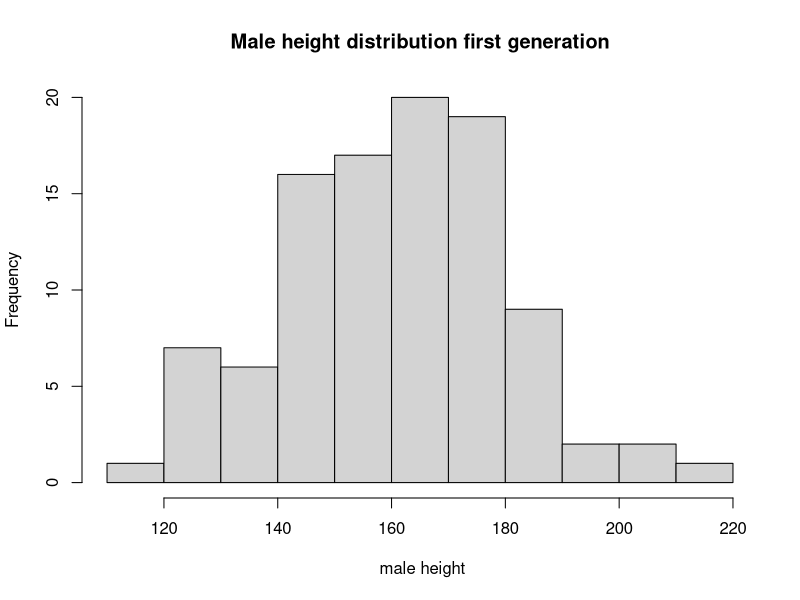
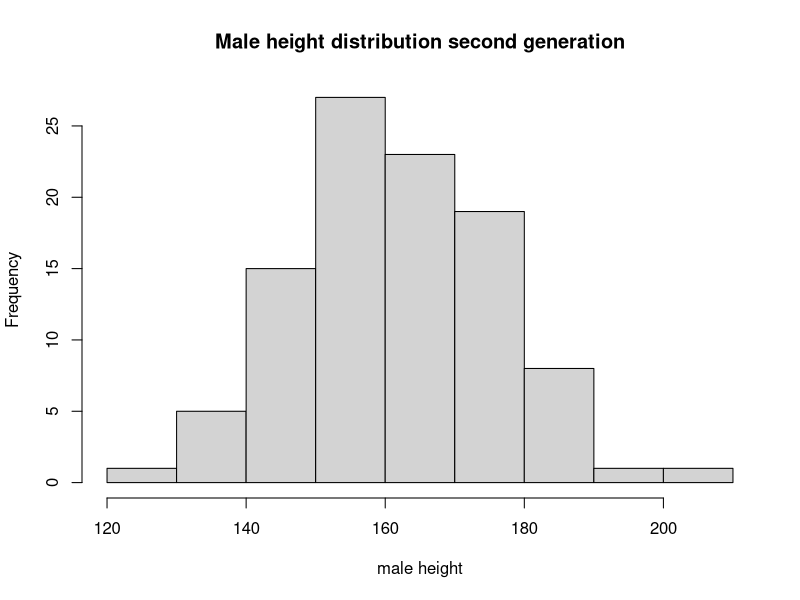
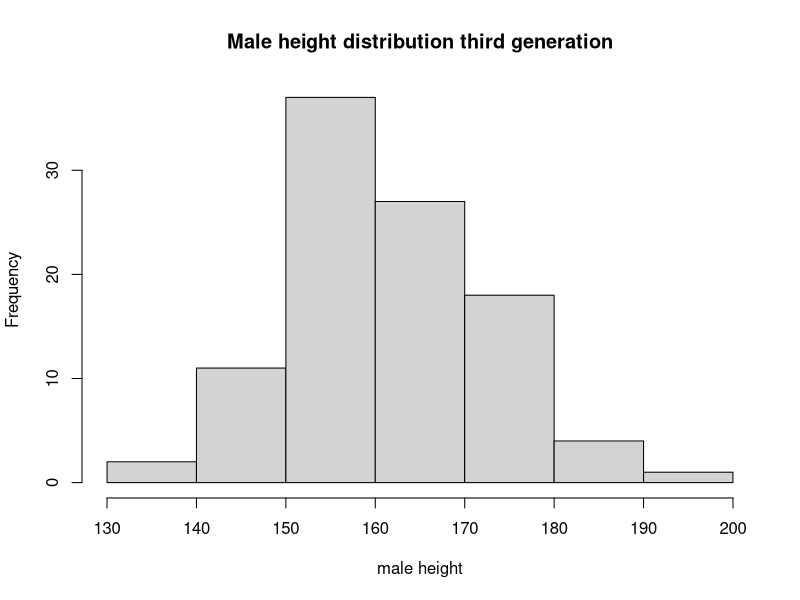
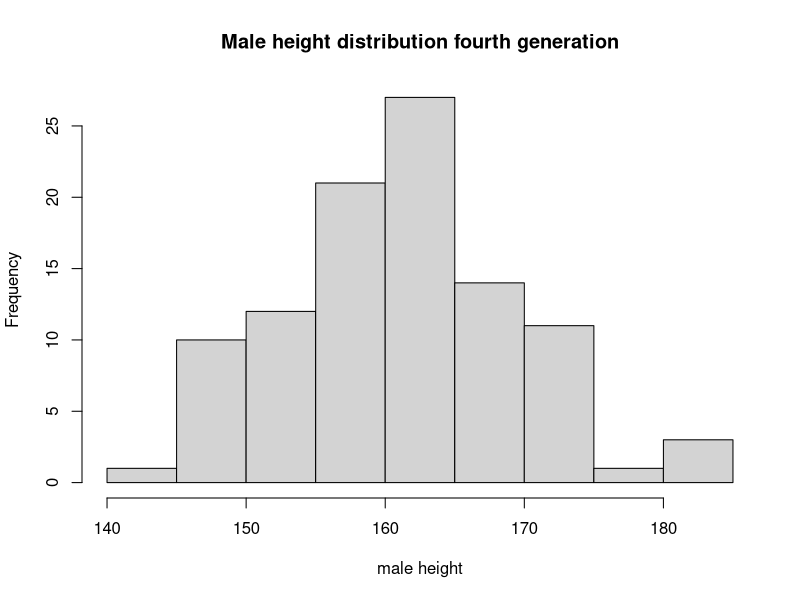
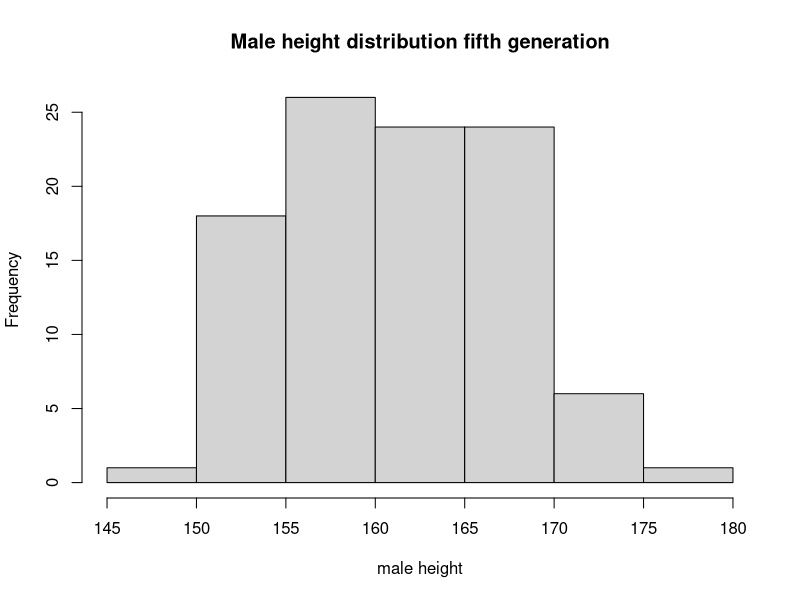
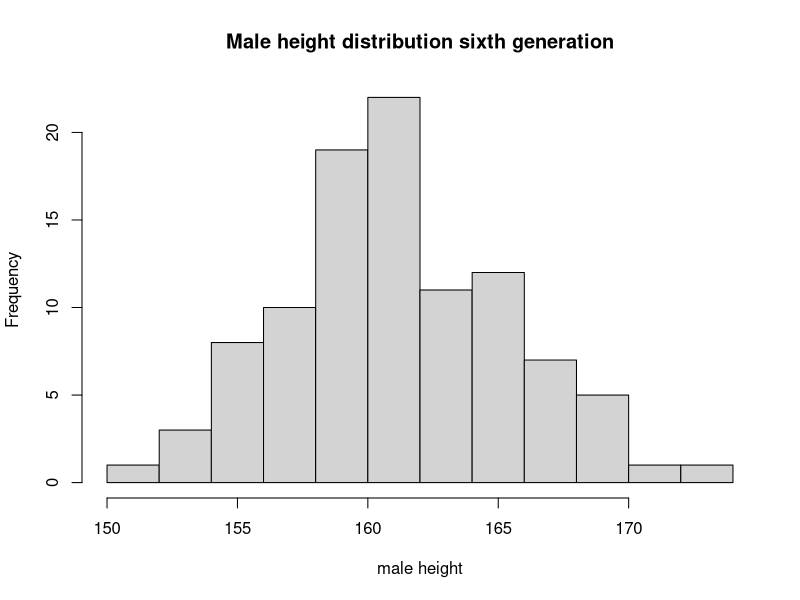
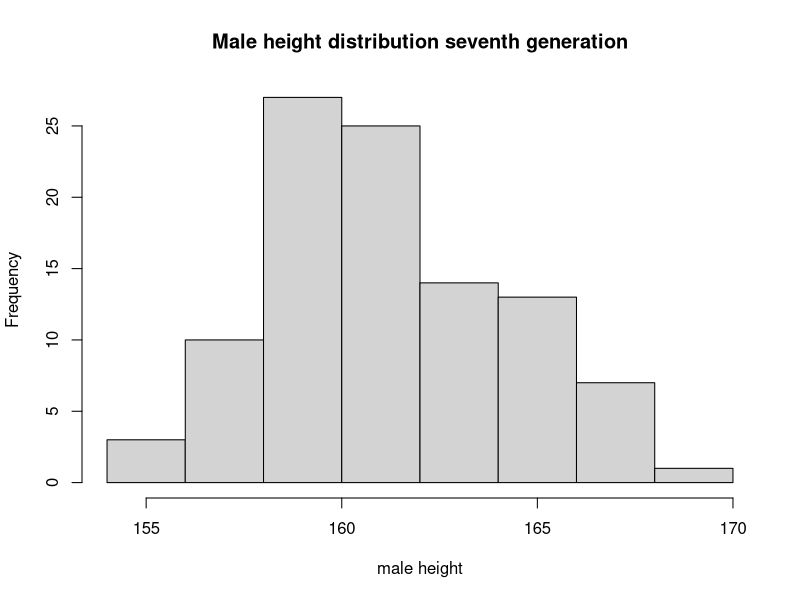
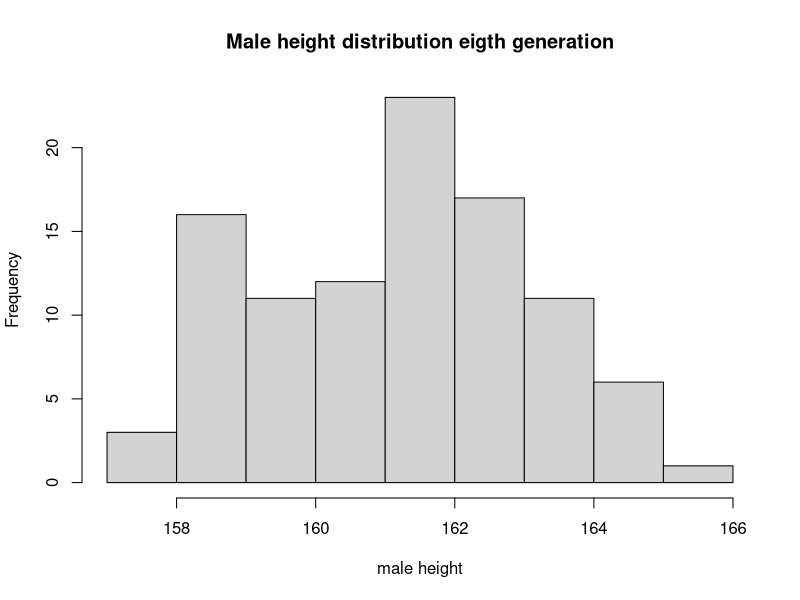

Recreate these plots in R, in order.
## ---- chunk 1
library("ggplot2")
## ---- chunk 2
pop <- data.frame(m = rnorm(100, 160, 20), f = rnorm(100, 160, 20)) #pop1
next_gen <- function(pop) {
  pop$m <- sample(pop$m)
  pop$m <- rowMeans(pop)
  pop$f <- pop$m
  pop
}
pop2 <- next_gen(pop) 
pop3 <- next_gen(pop2)
pop4 <- next_gen(pop3) 
pop5 <- next_gen(pop4) 
pop6 <- next_gen(pop5) 
pop7 <- next_gen(pop6) 
pop8 <- next_gen(pop7) 
pop9 <- next_gen(pop8) 
hist(pop$m, xlab=" male height", main='Male height distribution first generation')
hist(pop2$m, xlab="male height", main='Male height distribution second generation')
hist(pop3$m, xlab="male height", main='Male height distribution third generation')
hist(pop4$m, xlab="male height", main='Male height distribution fourth generation')
hist(pop5$m, xlab="male height", main='Male height distribution fifth generation')
hist(pop6$m, xlab="male height", main='Male height distribution sixth generation')
hist(pop7$m, xlab="male height", main='Male height distribution seventh generation')
hist(pop8$m, xlab="male height", main='Male height distribution eigth generation')
hist(pop9$m, xlab="male height", main='Male height distribution ninth generation')
## ---- chunk 3
pop$generation <- 1
pop2$generation <- 2
pop3$generation <- 3
pop4$generation <- 4
pop5$generation <- 5
pop6$generation <- 6
pop7$generation <- 7
pop8$generation <- 8
pop9$generation <- 9
newpop <- rbind(pop,pop2,pop3,pop4,pop5,pop6,pop7,pop8,pop9)

ggplot(newpop, aes(m,f)) + geom_point(alpha=0.15, shape = 16, size =2) + facet_wrap(~generation)+
  scale_y_continuous(breaks=seq(120,200,20)) + scale_x_continuous(breaks=seq(100,220,20)) + 
  theme(text = element_text(size=15)) 
## ---- chunk 4
medianone <- rep(NA,10)
medianzero <- rep(NA, 10)
upquanone <- rep(NA,10)
loquanone <- rep(NA, 10)
upquanzero <- rep(NA, 10)
loquanzero <- rep(NA,10)
for(i in c(250, 500, 750, 1000, 1250, 1500, 1750, 2000, 2250, 2500)){
  treatment <- rbinom(i,1,1/2)
  data <- rnorm(i,60,20)
  oned <- which(treatment == 1)
  zerd <- which (treatment == 0)
  data[oned] <- data[oned] + 5
  bmone <- replicate(1000, mean(sample(data[oned],length(data[oned]), replace = TRUE)))
  bmzero <-  replicate(1000, mean(sample(data[zerd],length(data[oned]), replace = TRUE)))
  medianone[i/250] <- quantile(bmone, prob=0.5)
  medianzero[i/250]<- quantile(bmzero, prob=0.5)
  upquanone[i/250] <- quantile(bmone, prob=0.975)
  loquanone[i/250] <- quantile(bmone, prob=0.025)
  upquanzero[i/250] <- quantile(bmzero, prob=0.975)
  loquanzero[i/250] <- quantile(bmzero, prob=0.025)
}
makeTransparent = function(..., alpha=0.5) {
  if(alpha<0 | alpha>1) stop("alpha must be between 0 and 1")
  alpha = floor(255*alpha)  
  newColor = col2rgb(col=unlist(list(...)), alpha=FALSE)
  .makeTransparent = function(col, alpha) {
    rgb(red=col[1], green=col[2], blue=col[3], alpha=alpha, maxColorValue=255)
  }
  newColor = apply(newColor, 2, .makeTransparent, alpha=alpha)
  return(newColor)
}
plot(1:10, medianone, type='l', xlab=" ", ylab=" ", ylim=c(50,75))
lines(1:10, medianzero)
polygon(x=c(seq(1,10), seq(10,1)),
        y=c(upquanone,rev(loquanone)), border=NA, col=makeTransparent('red',alpha=0.5))
polygon(x=c(seq(1,10), seq(10,1)),
        y=c(upquanzero,rev(loquanzero)), border=NA, col=makeTransparent('blue',alpha=0.5))

## ---- chunk 5
set.seed(8)
makePatient <- function() {
  vowel <- grep("[aeiou]", letters)
  cons <- grep("[^aeiou]", letters)
  name <- paste(sample(LETTERS[cons], 1), sample(letters[vowel], 1), sample(letters[cons], 1), sep='')
  gender <- factor(sample(0:1, 1), levels=0:1, labels=c('female','male'))
  dob <- as.Date(sample(7500, 1), origin="1970-01-01")
  n <- sample(6, 1)
  doa <- as.Date(sample(1500, n), origin="2010-01-01")
  pulse <- round(rnorm(n, 80, 10))
  temp <- round(rnorm(n, 98.4, 0.3), 2)
  fluid <- round(runif(n), 2)
  list(name, gender, dob, doa, pulse, temp, fluid)
}
patient <- function(x) {
  output <- makePatient()
  
  value <- list(output[1],output[2],output[3],output[4],output[5],
                output[6],output[7])
  names(value) <- c("name", "gender", "date_of_birth","date_of_admission",
                     "pulse","temperature","fluid")
  
  attr(value, "class") <- "medicalRecord"
  value
}
medicalrecord <- patient()
medicalrecord
class(medicalrecord)
## ---- chunk 6
#mean
mean.medicalRecord <- function(obj){
  cat("average pulse:", mean(unlist(obj$pulse)), "\n" )
  cat("average temperature:",mean(unlist(obj$temp)), "\n" )
  cat("average fluid:",mean(unlist(obj$fluid)), "\n" )
}
mean(medicalrecord)
#plot
plot.medicalRecord <- function(obj){
  par(mfrow=c(1,3))
  plot(unlist(obj$pulse), type='l', col="blue", main="Pulse measurement",
       ylab="pulse", xlab='each admission') 
  plot(unlist(obj$temp), type='l', col="red", main="Temperature measurement",
       ylab="temperature(F)", xlab='each admission') 
  plot(unlist(obj$fluid), type='l', col="green", main="Fluid measurement",
       ylab="fluid", xlab='each admission') 
  
}
plot(medicalrecord)

#print
print.medicalRecord <- function(obj) {
  doa <- do.call(unlist, obj$date_of_admission)
  pulse <- do.call(unlist, obj$pulse)
  temp <-do.call(unlist, obj$temperature)
  fluid <- do.call(unlist, obj$fluid)
  matm <- matrix(NA, ncol=length(doa), nrow=3)
  colnames(matm) <- as.character(doa)
  rownames(matm) <- c("pulse", "temperature", "fluid")
  for(i in 1:length(doa)){
    matm[1,i] <- pulse[i]
    matm[2,i] <- temp[i]
    matm[3,i] <- fluid[i]
  }
  a <- list(matm)
  names(a) <- obj$name
  return(a)
}
print(medicalrecord)
## ---- chunk 7
set.seed(8)
makecohortPatient <- function() {
  cohort <- c()
  for(i in 1:10){
    vowel <- grep("[aeiou]", letters)
    cons <- grep("[^aeiou]", letters)
    name <- paste(sample(LETTERS[cons], 1), sample(letters[vowel], 1), sample(letters[cons], 1), sep='')
    gender <- factor(sample(0:1, 1), levels=0:1, labels=c('female','male'))
    dob <- as.Date(sample(7500, 1), origin="1970-01-01")
    n <- sample(6, 1)
    doa <- as.Date(sample(1500, n), origin="2010-01-01")
    pulse <- round(rnorm(n, 80, 10))
    temp <- round(rnorm(n, 98.4, 0.3), 2)
    fluid <- round(runif(n), 2)
    indi <- list(name=name, gender=as.character(gender), dob=as.character(dob), doa=as.character(doa), pulse=pulse, temp=temp, fluid=fluid)
    cohort <- c(cohort, indi)
  }
  return(cohort)
}
group <- makecohortPatient()
class(group) <- "cohort"
#take mean of all patients
mean.cohort <- function(obj){
  pulsetotal <- rep(NA, 10)
  temptotal <- rep(NA, 10)
  fluidtotal <- rep(NA, 10)
  for(i in 1:10){
    pulsetotal[i] <- mean(unlist(obj[(7*i)-2]))
    temptotal[i] <-  mean(unlist(obj[(7*i)-1]))
    fluidtotal[i] <- mean(unlist(obj[7*i]))
  }
  cat("average pulse:", pulsetotal, "\n" )
  cat("average temperature:",temptotal, "\n" )
  cat("average fluid:",fluidtotal, "\n" )
}
mean(group)
#print all patients' measurements according to dates
print.cohort <- function(obj){
  thislist <- list(0,0,0,0,0,0,0,0,0,0)
  for(i in 1:10){
    doaa <- unlist(obj[(7*i) - 3])
    mat <- matrix(NA, ncol=length(doaa), nrow=3)
    pulse <- unlist(obj[(7*i)-2])
    temp <-unlist(obj[(7*i)-1])
    fluid <- unlist(obj[7*i])
    colnames(mat) <- as.character(doaa)
    rownames(mat) <- c("pulse", "temperature", "fluid")
    for(k in 1:length(doaa)){
      mat[1,k] <- pulse[k]
      mat[2,k] <- temp[k]
      mat[3,k] <- fluid[k]
    }
    thislist[[i]] <- mat
  
  }
  return(thislist)
}
print(group)
